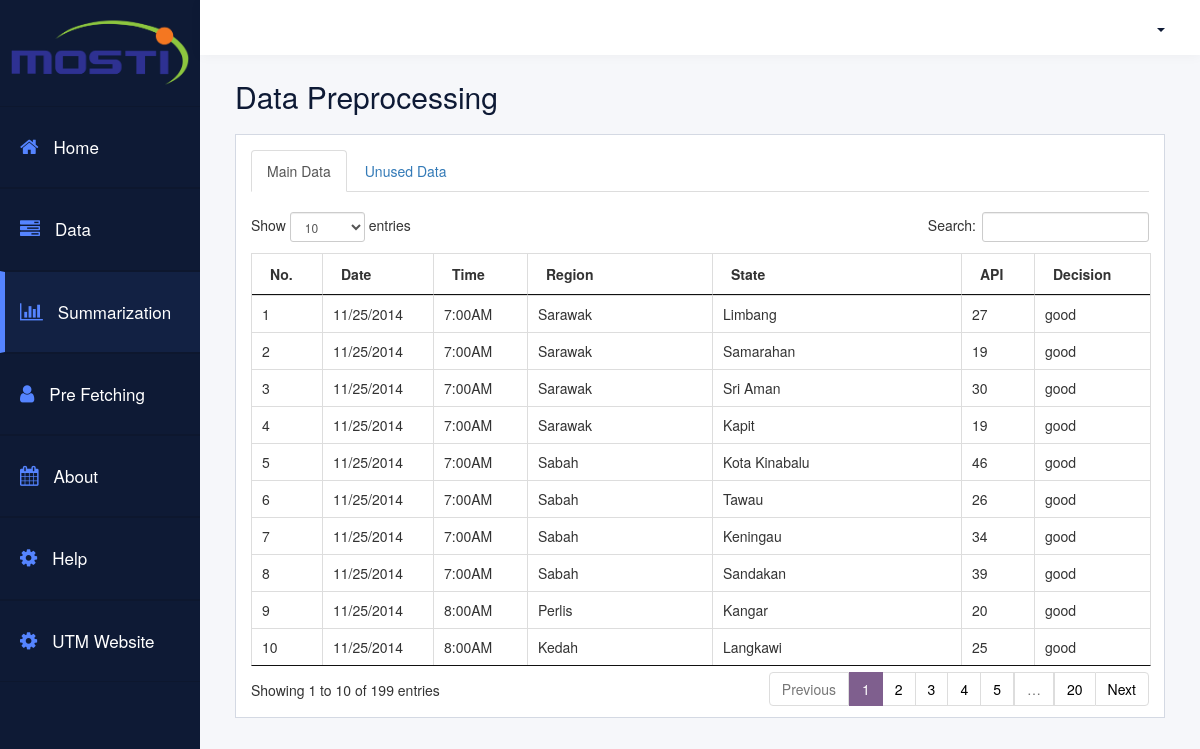
The page /data_preprocessing on the database its author committed.
### tables this page shows
CREATE TABLE `main_data` (
  `id` int(11) NOT NULL,
  `date` varchar(100) DEFAULT NULL,
  `time` varchar(50) DEFAULT NULL,
  `region` varchar(200) DEFAULT NULL,
  `state` varchar(200) DEFAULT NULL,
  `api` int(11) DEFAULT NULL,
  `decision` varchar(100) DEFAULT NULL
);

### application/modules/data_preprocessing/controllers/Data_preprocessing.php (called while the page is built, shortened)
<?php
class Data_preprocessing extends MX_Controller{
  public function __construct()
  {
    $this->load->model(array('dataprep_model'));
  }
  public function index()
  {
      $this->data_preprocessing();
  }
  public function data_preprocessing()
  {
      $data['data'] = $this->dataprep_model->select('main_data');
      $data['menu'] = 'summarization';
      $this->load->view('data_preprocessing_v', $data);
  }
}

### index.php (called while the page is built, shortened)
<?php
require_once BASEPATH.'core/CodeIgniter.php';

### application/modules/data_preprocessing/models/Dataprep_model.php (called while the page is built, shortened)
<?php
class Dataprep_model extends CI_Model{
  public function select($table)
  {
      return $this->db->get($table)->result();
  }
}

### application/modules/data_preprocessing/views/data_preprocessing_v.php (the view, shortened to what this page needs)
<?php $this->load->view('template/_header'); ?>
<?php $this->load->view('template/_aside'); ?>
<div class="user-dashboard">
    <h1>Data Preprocessing</h1>
    <div class="row">
        <div class="col-md-12 col-sm-12 col-xs-12 gutter">
            <div class="sales">
                <ul class="nav nav-tabs" style="margin-bottom: 20px;">
                  <li class="active"><a href="#">Main Data</a></li>
                  <li><a href="<?php echo site_url() ?>data_preprocessing/unused_data">Unused Data</a></li>
                </ul>
                <table id="data_preprocessing" class="table table-bordered hover nowrap" cellspacing="0" width="100%">
        			<thead>
        				<tr>
        					<th>No.</th>
        					<th>Date</th>
        					<th>Time</th>
        					<th>Region</th>
        					<th>State</th>
        					<th>API</th>
                            <th>Decision</th>
        				</tr>
        			</thead>
        			<tbody>
                        <?php
                        $no = 1;
                        foreach ($data as $key => $value) :
                        ?>
                            <tr>
                                <td><?php echo $no++; ?></td>
                                <td><?php echo $value->date; ?></td>
                                <td><?php echo $value->time; ?></td>
                                <td><?php echo $value->region; ?></td>
                                <td><?php echo $value->state; ?></td>
                                <td><?php echo $value->api; ?></td>
                                <td><?php echo $value->decision; ?></td>
                            </tr>
                        <?php
        				endforeach;
        				?>
        			</tbody>
        		</table>
            </div>
        </div>
    </div>
</div>
<?php $this->load->view('template/_footer'); ?>
</body>
</html>

### application/third_party/MX/Loader.php (shortened to what this page needs)
<?php (defined('BASEPATH')) OR exit('No direct script access allowed');
class MX_Loader extends CI_Loader
{
	protected $_module;
	public $_ci_cached_vars = array();
	public function initialize($controller = NULL)
	{
		$this->_module = CI::$APP->router->fetch_module();
	}
	public function model($model, $object_name = NULL, $connect = FALSE)
	{
		if (is_array($model)) return $this->models($model);
		($_alias = $object_name) OR $_alias = basename($model);
		list($path, $_model) = Modules::find(strtolower($model), $this->_module, 'models/');
		if ($path == FALSE)
		{
			parent::model($model, $object_name, $connect);
		}
		else
		{
			CI::$APP->$_alias = new $model();
		}
		return $this;
	}
	public function models($models)
	{
		return $this;
	}
	public function view($view, $vars = array(), $return = FALSE)
	{
		list($path, $_view) = Modules::find($view, $this->_module, 'views/');
		if ($path != FALSE)
		{
			$this->_ci_view_paths = array($path => TRUE) + $this->_ci_view_paths;
			$view = $_view;
		}
		return $this->_ci_load(array('_ci_view' => $view, '_ci_vars' => $this->_ci_object_to_array($vars), '_ci_return' => $return));
	}
	protected function _ci_object_to_array($object) {
		return is_object($object) ? get_object_vars($object) : $object;
	}
	public function _ci_load($_ci_data)
	{
		extract($_ci_data);
		if (isset($_ci_view))
		{
			$_ci_path = '';
			$_ci_file = (pathinfo($_ci_view, PATHINFO_EXTENSION)) ? $_ci_view : $_ci_view.EXT;
			foreach ($this->_ci_view_paths as $path => $cascade)
			{
				if (file_exists($view = $path.$_ci_file))
				{
					$_ci_path = $view;
					break;
				}
			}
		}
		elseif (isset($_ci_path))
		{
			$_ci_file = basename($_ci_path);
			if( ! file_exists($_ci_path)) $_ci_path = '';
		}
		if (isset($_ci_vars))
			$this->_ci_cached_vars = array_merge($this->_ci_cached_vars, (array) $_ci_vars);
		extract($this->_ci_cached_vars);
		if ((bool) @ini_get('short_open_tag') === FALSE && CI::$APP->config->item('rewrite_short_tags') == TRUE)
		{
			echo eval('?>'.preg_replace("/;*\s*\?>/", "; ?>", str_replace('<?=', '<?php echo ', file_get_contents($_ci_path))));
		}
		else
		{
			include($_ci_path);
		}
	}
}

### application/views/template/_header.php (shortened to what this page needs)
<!DOCTYPE html>
<html lang="en">
<head>
    <link href="<?php echo base_url(); ?>assets/css/bootstrap.min.css" rel="stylesheet">
    <link rel="stylesheet" type="text/css" href="<?php echo base_url(); ?>assets/css/fixedColumns.dataTables.min.css">
	<link rel="stylesheet" type="text/css" href="<?php echo base_url(); ?>assets/css/jquery.dataTables.min.css">
	<link rel="stylesheet" type="text/css" href="<?php echo base_url(); ?>assets/css/dataTables.bootstrap.min.css">
    <link href="https://maxcdn.bootstrapcdn.com/font-awesome/4.6.3/css/font-awesome.min.css" rel="stylesheet">
    <link rel="stylesheet" href="<?php echo base_url(); ?>assets/style.css">
    <link rel="stylesheet" href="<?php echo base_url(); ?>assets/style2.css">
</head>
<body>
<body class="home">

### application/views/template/_aside.php (shortened to what this page needs)
<div class="container-fluid display-table">
    <div class="row display-table-row">
        <div class="col-md-2 col-sm-1 hidden-xs display-table-cell v-align box" id="navigation">
            <div class="logo">
                <a hef="home.html"><img src="<?php echo base_url(); ?>assets/img/logo.png" alt="merkery_logo" class="hidden-xs hidden-sm">
                </a>
            </div>
            <div class="navi">
                <ul>
                    <li class="<?=($menu=='index')?'active':'';?>"><a href="<?php echo site_url() ?>index"><i class="fa fa-home" aria-hidden="true"></i><span class="hidden-xs hidden-sm">Home</span></a></li>
                    <li class="<?=($menu=='data')?'active':'';?>"><a href="<?php echo site_url() ?>data"><i class="fa fa-tasks" aria-hidden="true"></i><span class="hidden-xs hidden-sm">Data</span></a></li>
                    <li class="<?=($menu=='summarization')?'active':'';?>"><a href="<?php echo site_url() ?>summarization"><i class="fa fa-bar-chart" aria-hidden="true"></i><span class="hidden-xs hidden-sm">Summarization</span></a></li>
                    <li><a href="#"><i class="fa fa-user" aria-hidden="true"></i><span class="hidden-xs hidden-sm">Pre Fetching</span></a></li>
                    <li><a href="#"><i class="fa fa-calendar" aria-hidden="true"></i><span class="hidden-xs hidden-sm">About</span></a></li>
                    <li><a href="#"><i class="fa fa-cog" aria-hidden="true"></i><span class="hidden-xs hidden-sm">Help</span></a></li>
                    <li><a href="#"><i class="fa fa-cog" aria-hidden="true"></i><span class="hidden-xs hidden-sm">UTM Website</span></a></li>
                </ul>
            </div>
        </div>
        <div class="col-md-10 col-sm-11 display-table-cell v-align">
            <div class="row">
                <header>
                    <div class="col-md-7">
                    </div>
                    <div class="col-md-5">
                        <div class="header-rightside">
                            <ul class="list-inline header-top pull-right">
                                <li class="dropdown">
                                    <?php if($menu=='summarization') : ?>
                                    <a href="#" class="dropdown-toggle" data-toggle="dropdown">
                                        <b class="caret"></b></a>
                                    <?php endif; ?>
                                </li>
                            </ul>
                        </div>
                    </div>
                </header>
            </div>

### application/views/template/_footer.php (shortened to what this page needs)
        </div>
    </div>
</div>

### assets/style.css (style rules this page uses)
a:focus,a:hover,a { outline:none; text-decoration: none; }
li,ul { list-style: none; padding: 0; margin: 0; }
.home { background: #f6f7fa; }
#navigation { background: #0e1a35; }
#navigation { padding: 0; }
.display-table { display: table; padding: 0; height: 100%; width: 100%; }
.display-table-row { display: table-row; height: 100%; }
.display-table-cell { display: table-cell; float: none; height: 100%; }
.v-align { vertical-align: top; }
.logo img { max-width: 180px; padding: 16px 0 17px; width: 100%; }
.header-top { margin: 0; padding-top: 2px; }
.navi i { font-size: 20px; }
.header-top li { display: inline-block; text-align: center; }
.header-top .dropdown-toggle { color: #0e1a35; }
#navigation { -webkit-transition: all 0.5s ease; -moz-transition: all 0.5s ease; -o-transition: all 0.5s ease; transition: all 0.5s ease; }
header { background: #ffffff none repeat scroll 0 0; box-shadow: 0 1px 12px rgba(0, 0, 0, 0.04); display: inline-block !important; line-height: 23px; padding: 15px; transition: all 0.5s ease 0s; width: 100%; -webkit-transition: all 0.5s ease; -moz-transition: all 0.5s ease; -o-transition: all 0.5s ease; transition: all 0.5s ease; }
.logo { text-align: center; }
.navi a { border-bottom: 1px solid #0d172e; border-top: 1px solid #0d172e; color: #ffffff; display: block; font-size: 17px; font-weight: 500; padding: 28px 20px; text-decoration: none; }
.navi i { margin-right: 15px; color: #5584ff; }
.navi .active a { background: #122143; border-left: 5px solid #5584ff; padding-left: 15px; }
.hidden-xs { -webkit-transition: all 0.5s ease; -moz-transition: all 0.5s ease; -o-transition: all 0.5s ease; transition: all 0.5s ease; }
.user-dashboard { padding: 0 20px; }
.user-dashboard h1 { color: #0e1a35; font-size: 30px; font-weight: 500; margin: 0; padding: 21px 0; }
.sales { background: #ffffff none repeat scroll 0 0; border: 1px solid #d4d9e3; display: inline-block; padding: 15px; width: 100%; }

### assets/style2.css (style rules this page uses)
html, body { height: 100%; }

### rows shown on the page
main_data: date "11/25/2014", time "7:00AM", region "Sarawak", state "Limbang", api "27", decision "good"
main_data: date "11/25/2014", time "7:00AM", region "Sarawak", state "Samarahan", api "19", decision "good"
main_data: date "11/25/2014", time "7:00AM", region "Sarawak", state "Sri Aman", api "30", decision "good"
main_data: date "11/25/2014", time "7:00AM", region "Sarawak", state "Kapit", api "19", decision "good"
main_data: date "11/25/2014", time "7:00AM", region "Sabah", state "Kota Kinabalu", api "46", decision "good"
main_data: date "11/25/2014", time "7:00AM", region "Sabah", state "Tawau", api "26", decision "good"
main_data: date "11/25/2014", time "7:00AM", region "Sabah", state "Keningau", api "34", decision "good"
main_data: date "11/25/2014", time "7:00AM", region "Sabah", state "Sandakan", api "39", decision "good"
main_data: date "11/25/2014", time "8:00AM", region "Perlis", state "Kangar", api "20", decision "good"
main_data: date "11/25/2014", time "8:00AM", region "Kedah", state "Langkawi", api "25", decision "good"
